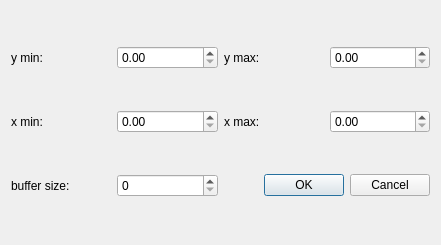
<?xml version="1.0" encoding="UTF-8"?>
<ui version="4.0">
 <class>ChartSettingDialog</class>
 <widget class="QDialog" name="ChartSettingDialog">
  <property name="geometry">
   <rect>
    <x>0</x>
    <y>0</y>
    <width>441</width>
    <height>245</height>
   </rect>
  </property>
  <property name="windowTitle">
   <string>ChartSettingDialog</string>
  </property>
  <layout class="QGridLayout" name="gridLayout">
   <item row="0" column="0">
    <widget class="QLabel" name="label_2">
     <property name="text">
      <string>y min:</string>
     </property>
    </widget>
   </item>
   <item row="0" column="1">
    <widget class="QDoubleSpinBox" name="yMinBox"/>
   </item>
   <item row="0" column="2">
    <widget class="QLabel" name="label_4">
     <property name="text">
      <string>y max:</string>
     </property>
    </widget>
   </item>
   <item row="0" column="3">
    <widget class="QDoubleSpinBox" name="yMaxBox"/>
   </item>
   <item row="1" column="0">
    <widget class="QLabel" name="label">
     <property name="text">
      <string>x min:</string>
     </property>
    </widget>
   </item>
   <item row="1" column="1">
    <widget class="QDoubleSpinBox" name="xMinBox"/>
   </item>
   <item row="1" column="2">
    <widget class="QLabel" name="label_5">
     <property name="text">
      <string>x max:</string>
     </property>
    </widget>
   </item>
   <item row="1" column="3">
    <widget class="QDoubleSpinBox" name="xMaxBox"/>
   </item>
   <item row="2" column="0">
    <widget class="QLabel" name="label_3">
     <property name="text">
      <string>buffer size:</string>
     </property>
    </widget>
   </item>
   <item row="2" column="1">
    <widget class="QSpinBox" name="sizeBox"/>
   </item>
   <item row="2" column="2" colspan="2">
    <widget class="QDialogButtonBox" name="buttonBox">
     <property name="standardButtons">
      <set>QDialogButtonBox::Cancel|QDialogButtonBox::Ok</set>
     </property>
    </widget>
   </item>
  </layout>
 </widget>
 <resources/>
 <connections/>
</ui>
